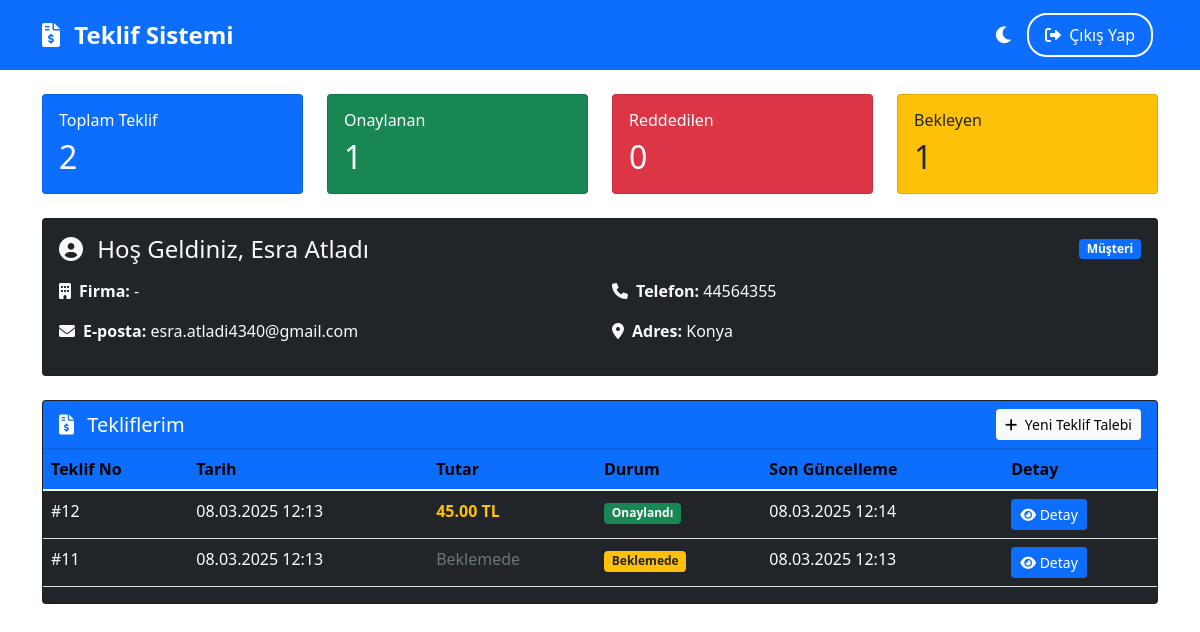
The page /musteri-paneli/ (signed in) on the database its author committed.
### musteri/models.py (models this page shows, shortened)
class Musteri(models.Model):
    user = models.ForeignKey(User, on_delete=models.CASCADE, null=True, blank=True)
    ad_soyad = models.CharField(max_length=100)
    email = models.EmailField(unique=True)
    telefon = models.CharField(max_length=20)
    firma_adi = models.CharField(max_length=100, blank=True)
    adres = models.TextField()
    created_at = models.DateTimeField(auto_now_add=True)
    class Meta:
        verbose_name = 'Müşteri'
        verbose_name_plural = 'Müşteriler'

### teklifler/models.py (models this page shows)
class Teklif(models.Model):
    DURUM_CHOICES = (
        ('BEKLEMEDE', 'Beklemede'),
        ('ONAYLANDI', 'Onaylandı'),
        ('REDDEDILDI', 'Reddedildi'),
        ('REVIZYON', 'Revizyon'),
    )
    musteri = models.ForeignKey(Musteri, on_delete=models.CASCADE)
    urunler = models.ManyToManyField(Urun, through='TeklifUrunu')
    toplam_tutar = models.DecimalField(max_digits=10, decimal_places=2)
    durum = models.CharField(
        max_length=20,
        choices=DURUM_CHOICES,
        default='BEKLEMEDE'
    )
    notlar = models.TextField(blank=True)
    created_at = models.DateTimeField(auto_now_add=True)
    updated_at = models.DateTimeField(auto_now=True)
    created_by = models.ForeignKey(User, on_delete=models.SET_NULL, null=True)

### musteri/views.py (the view)
# urls.py: path('musteri-paneli/', musteri_paneli, name='musteri_paneli'),
@login_required
def musteri_paneli(request):
    try:
        if request.user.profile.is_firma_sahibi:
            messages.error(request, 'Firma sahipleri müşteri paneline erişemez.')
            return redirect('firma_sahibi_paneli')
        musteri = request.user.musteri_set.first()
        if not musteri:
            messages.warning(request, 'Müşteri profiliniz eksik. Lütfen müşteri bilgilerinizi tamamlayın.')
            return redirect('musteri_talep_formu')
        teklifler = Teklif.objects.filter(musteri=musteri)
        teklifler_data = {
            'all': teklifler.order_by('-created_at'),
            'count': teklifler.count(),
            'onaylanan': teklifler.filter(durum='ONAYLANDI').count(),
            'reddedilen': teklifler.filter(durum='REDDEDILDI').count(),
            'bekleyen': teklifler.filter(durum='BEKLEMEDE').count()
        }
        bildirimler = Bildirim.objects.filter(musteri=musteri, okundu=False)
        return render(request, 'musteri/musteri_paneli.html', {
            'musteri': musteri,
            'teklifler': teklifler_data,
            'bildirimler': bildirimler,
            'bildirim_sayisi': bildirimler.count()
        })
    except Exception as e:
        logger.error(f"Müşteri paneli hatası: {str(e)}")
        messages.error(request, 'Bir hata oluştu. Lütfen daha sonra tekrar deneyin.')
        return redirect('anasayfa')

### templates/musteri/musteri_paneli.html (shortened to what this page needs)
{% extends 'base.html' %}
{% block content %}
<div class="container mt-4">
    <div class="row mb-4">
        <div class="col-md-3">
            <div class="card bg-primary text-white">
                <div class="card-body">
                    <h6 class="card-title">Toplam Teklif</h6>
                    <h2 class="mb-0">{{ teklifler.count }}</h2>
                </div>
            </div>
        </div>
        <div class="col-md-3">
            <div class="card bg-success text-white">
                <div class="card-body">
                    <h6 class="card-title">Onaylanan</h6>
                    <h2 class="mb-0">{{ teklifler.onaylanan }}</h2>
                </div>
            </div>
        </div>
        <div class="col-md-3">
            <div class="card bg-danger text-white">
                <div class="card-body">
                    <h6 class="card-title">Reddedilen</h6>
                    <h2 class="mb-0">{{ teklifler.reddedilen }}</h2>
                </div>
            </div>
        </div>
        <div class="col-md-3">
            <div class="card bg-warning text-dark">
                <div class="card-body">
                    <h6 class="card-title">Bekleyen</h6>
                    <h2 class="mb-0">{{ teklifler.bekleyen }}</h2>
                </div>
            </div>
        </div>
    </div>
    <div class="row mb-4">
        <div class="col-12">
            <div class="card bg-dark text-light">
                <div class="card-body">
                    <div class="d-flex justify-content-between align-items-center mb-3">
                        <h4 class="card-title mb-0">
                            <i class="fas fa-user-circle me-2"></i>
                            Hoş Geldiniz, {{ musteri.ad_soyad }}
                        </h4>
                        <span class="badge bg-primary">Müşteri</span>
                    </div>
                    <div class="row">
                        <div class="col-md-6">
                            <p><strong><i class="fas fa-building me-2"></i>Firma:</strong> {{ musteri.firma_adi }}</p>
                            <p><strong><i class="fas fa-envelope me-2"></i>E-posta:</strong> {{ musteri.email }}</p>
                        </div>
                        <div class="col-md-6">
                            <p><strong><i class="fas fa-phone me-2"></i>Telefon:</strong> {{ musteri.telefon }}</p>
                            <p><strong><i class="fas fa-map-marker-alt me-2"></i>Adres:</strong> {{ musteri.adres }}</p>
                        </div>
                    </div>
                </div>
            </div>
        </div>
    </div>
    <div class="row">
        <div class="col-12">
            <div class="card bg-dark text-light">
                <div class="card-header bg-primary text-white d-flex justify-content-between align-items-center">
                    <h5 class="card-title mb-0">
                        <i class="fas fa-file-invoice-dollar me-2"></i>
                        Tekliflerim
                    </h5>
                    <a href="{% url 'musteri_talep_formu' %}" class="btn btn-light btn-sm">
                        <i class="fas fa-plus me-1"></i>
                        Yeni Teklif Talebi
                    </a>
                </div>
                <div class="card-body p-0">
                    <div class="table-responsive">
                        <table class="table table-hover mb-0">
                            <thead class="bg-primary text-white">
                                <tr>
                                    <th>Teklif No</th>
                                    <th>Tarih</th>
                                    <th>Tutar</th>
                                    <th>Durum</th>
                                    <th>Son Güncelleme</th>
                                    <th>Detay</th>
                                </tr>
                            </thead>
                            <tbody class="bg-dark text-white">
                                {% for teklif in teklifler.all %}
                                <tr class="border-bottom border-secondary">
                                    <td class="text-white">#{{ teklif.id }}</td>
                                    <td class="text-white">{{ teklif.created_at|date:"d.m.Y H:i" }}</td>
                                    <td>
                                        {% if teklif.toplam_tutar > 0 %}
                                            <span class="text-warning fw-bold">{{ teklif.toplam_tutar }} TL</span>
                                        {% else %}
                                            <span class="text-muted">Beklemede</span>
                                        {% endif %}
                                    </td>
                                    <td>
                                        <span class="badge {% if teklif.durum == 'BEKLEMEDE' %}bg-warning text-dark
                                              {% elif teklif.durum == 'ONAYLANDI' %}bg-success
                                              {% elif teklif.durum == 'REDDEDILDI' %}bg-danger
                                              {% else %}bg-info{% endif %}">
                                            {{ teklif.get_durum_display }}
                                        </span>
                                    </td>
                                    <td class="text-white">{{ teklif.updated_at|date:"d.m.Y H:i" }}</td>
                                    <td>
                                        <button type="button"
                                                class="btn btn-sm btn-primary"
                                                onclick="teklifDetayGoster('{{ teklif.id }}')">
                                            <i class="fas fa-eye"></i> Detay
                                        </button>
                                    </td>
                                </tr>
                                {% endfor %}
                            </tbody>
                        </table>
                    </div>
                </div>
            </div>
        </div>
    </div>
</div>
{% endblock %}

### templates/base.html (style rules this page uses)
:root[data-theme="light"] { --bg-color: #ffffff; --text-color: #000000; --navbar-bg: #0d6efd; --navbar-text: #ffffff; --card-bg: #ffffff; --card-border: rgba(0,0,0,0.125); --table-text: #000000; --table-bg: #ffffff; --table-border: #dee2e6; --table-hover: rgba(0,0,0,0.075); --input-bg: #ffffff; --input-text: #000000; --input-border: #ced4da; --input-focus: #80bdff; --label-text: #212529; }
body { background-color: var(--bg-color); color: var(--text-color); transition: background-color 0.3s ease, color 0.3s ease; }
.card { background-color: var(--card-bg); border-color: var(--card-border); }
.table-responsive { margin-bottom: 1rem; overflow-x: auto; -webkit-overflow-scrolling: touch; }
.table { color: var(--table-text) !important; background-color: var(--table-bg); border-color: var(--table-border); }
.table th, .table td { border-color: var(--table-border); }
.table thead th { border-bottom-color: var(--table-border); color: var(--table-text); }
.card-header { background-color: var(--card-bg); border-bottom-color: var(--card-border); color: var(--text-color); }

### rows shown on the page
Musteri: ad_soyad "Esra Atladı", firma_adi "-", email "esra.atladi4340@gmail.com", telefon "44564355", adres "Konya"
Teklif: id "12", created_at "08.03.2025 12:13", toplam_tutar "45.00", durum "Onaylandı", updated_at "08.03.2025 12:14"
Teklif: id "11", created_at "08.03.2025 12:13", toplam_tutar "Beklemede", durum "Beklemede", updated_at "08.03.2025 12:13"

### other values the page prints
{{ teklifler.count }} "2"
{{ teklifler.onaylanan }} "1"
{{ teklifler.reddedilen }} "0"
{{ teklifler.bekleyen }} "1"
